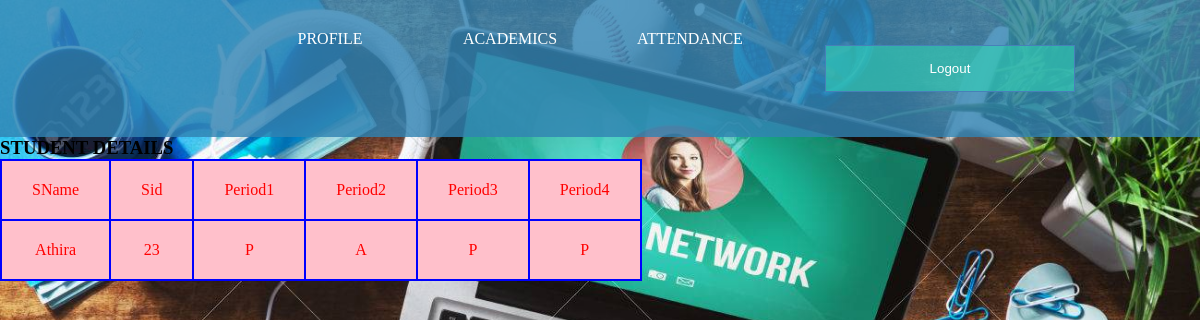
Page /stuattv2 (signed in) on the committed database.
### regapp/models.py (models this page shows)
class Attend(models.Model):
    Sname=models.CharField(max_length=20)
    Sid=models.IntegerField()
    Period1=models.CharField(max_length=20)
    Period2=models.CharField(max_length=20)
    Period3=models.CharField(max_length=20)
    Period4=models.CharField(max_length=20)
    class meta:
        db_table="Attend"

### regapp/views.py (the view)
# urls.py: path('stuattv2',views.stuat,name='stuattv'),
def stuat(request):
    query3=Attend.objects.all().filter(Sname=request.session['Sname'])
    return render(request,'stuattv.html',{'authors':query3})

### regapp/templates/stuattv.html (shortened to what this page needs)
<DOCTYPE html>
<html>
<head>
{% load static  %}
<link rel="stylesheet"   href="{% static 'css/style.css'%}">
</head>
<body class="c">
<div class="navbar">
     <ul>
        <li><a href="{% url 'sprof' %}">PROFILE </a></li>
        <li><a href="{% url 'stumarv' %}">ACADEMICS </a></li>
        <li><a href="{% url 'stuattv' %}">ATTENDANCE </a></li>
        <li>
            <form  action="{% url 'logouts' %}"  method="POST">
                <input type="submit" value="Logout" name="Logout" class="frm">
            </form>
        </li>
    </ul>
</div >
<h3>STUDENT DETAILS</h3>
<table>
    <thead>
        <tr>
            <td>SName</td>
            <td>Sid</td>
            <td>Period1</td>
            <td>Period2</td>
            <td>Period3</td>
            <td>Period4</td>
        </tr>
    </thead>
    <tbody>
    {% if authors %}
    {% for i in authors %}
    <tr>
        <td>{{i.Sname}}</td>
        <td>{{i.Sid}}</td>
        <td>{{i.Period1}}</td>
        <td>{{i.Period2}}</td>
        <td>{{i.Period3}}</td>
        <td>{{i.Period4}}</td>
    </tr>
    {%endfor%}
    {%endif%}
    </tbody>
</table>
</body>
</html>

### regapp/static/css/style.css (style rules this page uses)
* { margin:0px; padding:0px }
.c { background-image:url(../img/img2.jpg); background-size:cover; }
.navbar { text-align:center; background-color:rgba(50, 132, 180, 0.815); }
.navbar ul { list-style-type:none; display:inline-flex; }
.navbar ul li { border-radius:20px;width:120px;padding:15px;margin:15px }
.navbar ul li { border-radius:15px; width:120px; margin:15px; padding:15px; }
.navbar ul li a { text-decoration:none; color:white; }
.frm { text-align:center; width:250px; margin:15px; padding:15px; background-color:rgba(50, 206, 180, 0.637); color:white; outline:none; border:1px solid #4780b9; transition:0.5s; }

### regapp/templates/stuattv.html (style rules this page uses)
table,th,td { border:2px solid blue;border-collapse:collapse;text-align:center;color:red;background-color:pink; }
th,td { padding :20px 30px }

### rows in the picture
Attend: Sname "Athira", Sid "23", Period1 "P", Period2 "A", Period3 "P", Period4 "P"
